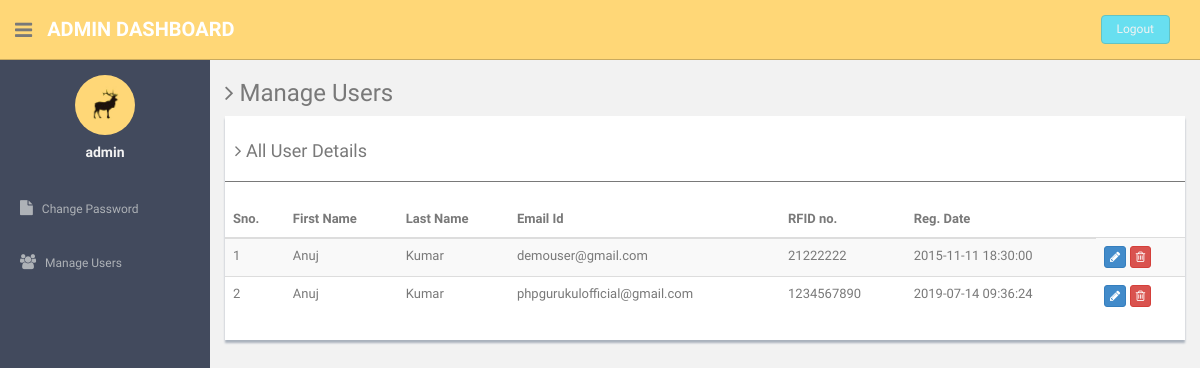
Before: /admin/manage-users.php (signed in) with the older database file.
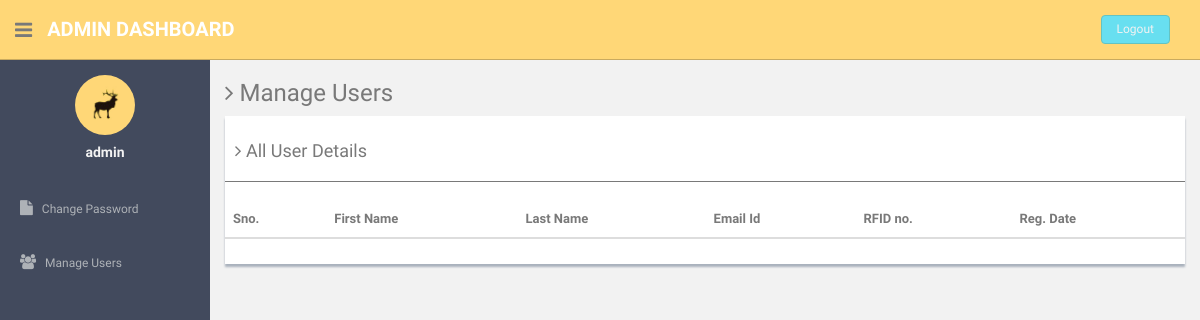
After: the same page with the newer database file.
### tables this page shows
CREATE TABLE `users` (
  `id` int(11) NOT NULL,
  `fname` varchar(255) DEFAULT NULL,
  `lname` varchar(255) DEFAULT NULL,
  `email` varchar(255) DEFAULT NULL,
  `password` varchar(300) DEFAULT NULL,
  `contactno` varchar(11) DEFAULT NULL,
  `posting_date` timestamp NOT NULL DEFAULT current_timestamp()
);

### admin/manage-users.php (the view, shortened to what this page needs)
<?php
include'dbconnection.php';
if (strlen($_SESSION['id']==0)) {
  header('location:logout.php');
  } else{
?><!DOCTYPE html>
<html lang="en">
  <head>
    <link href="assets/css/bootstrap.css" rel="stylesheet">
    <link href="assets/font-awesome/css/font-awesome.css" rel="stylesheet" />
    <link href="assets/css/style.css" rel="stylesheet">
    <link href="assets/css/style-responsive.css" rel="stylesheet">
  </head>
  <body>
  <section id="container" >
      <header class="header black-bg">
              <div class="sidebar-toggle-box">
                  <div class="fa fa-bars tooltips" data-placement="right" data-original-title="Toggle Navigation"></div>
              </div>
            <a href="#" class="logo"><b>Admin Dashboard</b></a>
            <div class="top-menu">
            	<ul class="nav pull-right top-menu">
                    <li><a class="logout" href="logout.php">Logout</a></li>
            	</ul>
            </div>
        </header>
      <aside>
          <div id="sidebar"  class="nav-collapse ">
              <ul class="sidebar-menu" id="nav-accordion">
              	  <p class="centered"><a href="#"><img src="assets/img/ui-sam.jpg" class="img-circle" width="60"></a></p>
              	  <h5 class="centered"><?php echo $_SESSION['login'];?></h5>
                  <li class="mt">
                      <a href="change-password.php">
                          <i class="fa fa-file"></i>
                          <span>Change Password</span>
                      </a>
                  </li>
                  <li class="sub-menu">
                      <a href="manage-users.php" >
                          <i class="fa fa-users"></i>
                          <span>Manage Users</span>
                      </a>
                  </li>
              </ul>
          </div>
      </aside>
      <section id="main-content">
          <section class="wrapper">
          	<h3><i class="fa fa-angle-right"></i> Manage Users</h3>
				<div class="row">
                  <div class="col-md-12">
                      <div class="content-panel">
                          <table class="table table-striped table-advance table-hover">
	                  	  	  <h4><i class="fa fa-angle-right"></i> All User Details </h4>
	                  	  	  <hr>
                              <thead>
                              <tr>
                                  <th>Sno.</th>
                                  <th class="hidden-phone">First Name</th>
                                  <th> Last Name</th>
                                  <th> Email Id</th>
                                  <th>RFID no.</th>
                                  <th>Reg. Date</th>
                              </tr>
                              </thead>
                              <tbody>
                              <?php $ret=mysqli_query($con,"select * from users");
							  $cnt=1;
							  while($row=mysqli_fetch_array($ret))
							  {?>
                              <tr>
                              <td><?php echo $cnt;?></td>
                                  <td><?php echo $row['fname'];?></td>
                                  <td><?php echo $row['lname'];?></td>
                                  <td><?php echo $row['email'];?></td>
                                  <td><?php echo $row['contactno'];?></td>  <td><?php echo $row['posting_date'];?></td>
                                  <td>
                                     <a href="update-profile.php?uid=<?php echo $row['id'];?>">
                                     <button class="btn btn-primary btn-xs"><i class="fa fa-pencil"></i></button></a>
                                     <a href="manage-users.php?id=<?php echo $row['id'];?>">
                                     <button class="btn btn-danger btn-xs" onClick="return confirm('Do you really want to delete');"><i class="fa fa-trash-o "></i></button></a>
                                  </td>
                              </tr>
                              <?php $cnt=$cnt+1; }?>
                              </tbody>
                          </table>
                      </div>
                  </div>
              </div>
		</section>
      </section
  ></section>
  </body>
</html>
<?php } ?>

### admin/assets/css/style.css (style rules this page uses)
body { color: #797979; background: #f2f2f2; font-family: 'Ruda', sans-serif; padding: 0px !important; margin: 0px !important; font-size:13px; }
ul li { list-style: none; }
a, a:hover, a:focus { text-decoration: none; outline: none; }
#container { width: 100%; height: 100%; }
hr { margin-top: 20px; margin-bottom: 20px; border: 0; border-top: 1px solid #797979; }
.centered { text-align: center; }
.mt { margin-top: 25px; }
ul.top-menu > li > .logout { color: #f2f2f2; font-size: 12px; border-radius: 4px; -webkit-border-radius: 4px; border: 1px solid #64c3c2 !important; padding: 5px 15px; margin-right: 15px; background: #68dff0; margin-top: 15px; }
#sidebar { width: 210px; height: 100%; position: fixed; background: #424a5d; }
#sidebar h5 { color: #f2f2f2; font-weight: 700; }
#sidebar ul li { position: relative; }
ul.sidebar-menu , ul.sidebar-menu li ul.sub { margin: -2px 0 0; padding: 0; }
ul.sidebar-menu { margin-top: 75px; }
ul.sidebar-menu li { margin-bottom: 5px; margin-left:10px; margin-right:10px; }
ul.sidebar-menu li.sub-menu { line-height: 15px; }
ul.sidebar-menu li a span { display: inline-block; }
ul.sidebar-menu li a { color: #aeb2b7; text-decoration: none; display: block; padding: 15px 0 15px 10px; font-size: 12px; outline: none; -webkit-transition: all 0.3s ease; -moz-transition: all 0.3s ease; -o-transition: all 0.3s ease; -ms-transition: all 0.3s ease; transition: all 0.3s ease; }
ul.sidebar-menu li a i { font-size: 15px; padding-right: 6px; }
#main-content { margin-left: 210px; }
.header, .footer { min-height: 60px; padding: 0 15px; }
.header { position: fixed; left: 0; right: 0; z-index: 1002; }
.black-bg { background: #ffd777; border-bottom: 1px solid #c9aa5f; }
.wrapper { display: inline-block; margin-top: 60px; padding-left: 15px; padding-right: 15px; padding-bottom: 15px; padding-top: 0px; width: 100%; }
a.logo { font-size: 20px; color: #ffffff; float: left; margin-top: 15px; text-transform: uppercase; }
a.logo b { font-weight: 900; }
#top_menu .nav > li, ul.top-menu > li { float: left; }
ul.top-menu > li > a { color: #666666; font-size: 16px; border-radius: 4px; -webkit-border-radius: 4px; border:1px solid #666666 !important; padding: 2px 6px; margin-right: 15px; }
.sidebar-toggle-box { float: left; padding-right: 15px; margin-top: 20px; }
.sidebar-toggle-box .fa-bars { cursor: pointer; display: inline-block; font-size: 20px; }
.content-panel { background: #ffffff; box-shadow: 0px 3px 2px #aab2bd; padding-top: 15px; padding-bottom: 5px; }
.content-panel h4 { margin-left: 10px; }

Changed rows visible on the page:
removed users: fname "Anuj", lname "Kumar", email "demouser@gmail.com", contactno "21222222", posting_date "2015-11-11 18:30:00"
removed users: fname "Anuj", lname "Kumar", email "phpgurukulofficial@gmail.com", contactno "1234567890", posting_date "2019-07-14 09:36:24"
